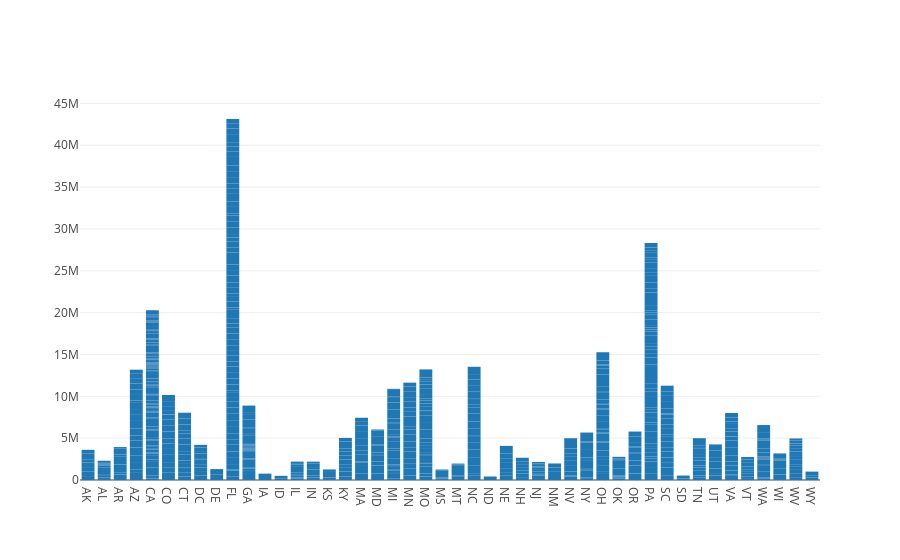

Notebook code for this chart:
### Code cell
iplot(dataBar)

### Figure 1 — Plotly figure (JSON) as saved in the notebook; plotly's stock layout.template omitted (floating-point values rounded to 4 significant figures; data arrays with more than 128 entries replaced by an {"elided": "..."} marker saying what was removed)
{"data": [{"type": "bar", "uid": "3f7db3da-92e6-4ce1-b269-666b7dce3d29", "x": {"elided": "757 str values"}, "y": {"elided": "757 int values"}}], "layout": {}}
